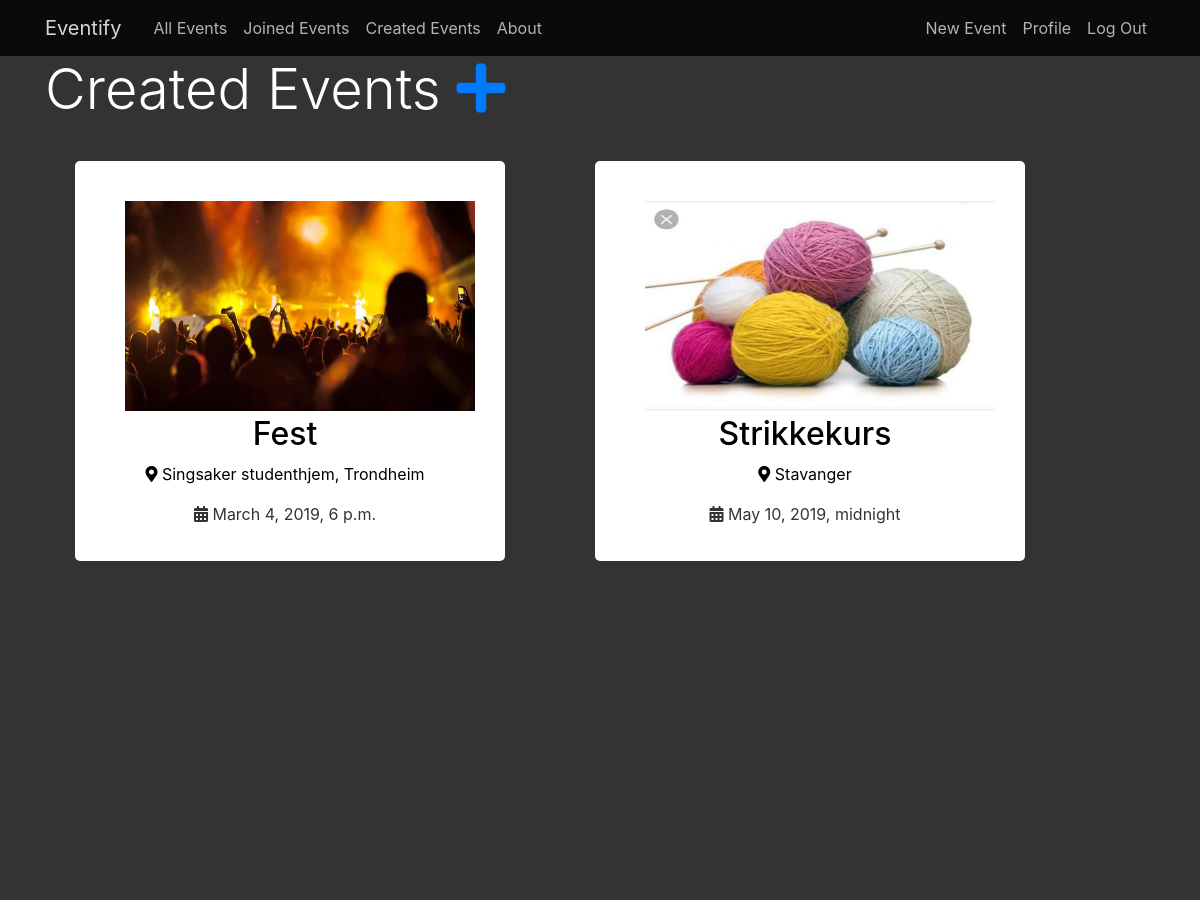
The app's page /event/created/ (signed in, upper part), older data.
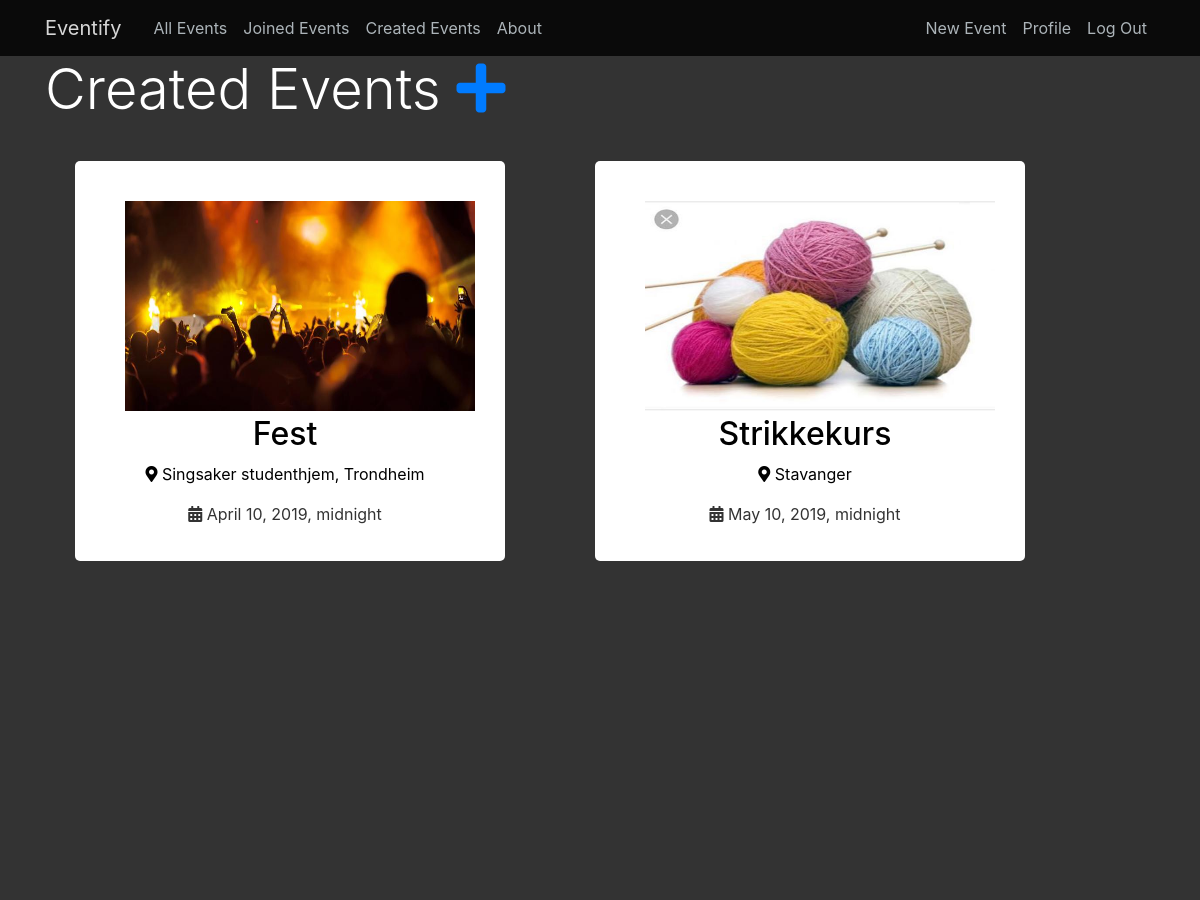
The same page, newer data.
### event/models.py (models this page shows, shortened)
class Post(models.Model):
    title = models.CharField(max_length=100)
    date_posted = models.DateTimeField(default=timezone.now)
    author = models.ForeignKey(User, on_delete=models.CASCADE, null=True)
    attendees = models.ManyToManyField(User, related_name='attendees')
    start_date = models.DateTimeField(null=True, blank=True)
    end_date = models.DateTimeField(null=True, blank=True)
    attendance_limit = models.IntegerField(null=True, default=10000, blank=True)
    location = models.CharField(max_length=100, null=True)
    content = models.TextField()
    image = models.ImageField(default="default_event.jpg", upload_to="event_images", blank=True)
    is_private = models.BooleanField(default=False)
    class Meta:
       ordering = ['start_date']

### event/views.py (the view)
# urls.py: path('event/created/', views.HtmlRender.created_events, name='created-by-user')
    def created_events(request):
        context = {
            'events': Post.objects.filter(author=request.user)
        }
        return render(request, 'event/created_events.html', context)

### event/templates/event/created_events.html
{% extends "event/base.html" %}
{% block content %}
<h1 class="display-4" style="color:white;">Created Events <a href="{% url 'event-create' %}"><i class="fa fa-plus"></i></a></h1>
                  {% if events %}
                            <div class="flex-container2">
                            {% for event in events %}
                                <div class="event-row">
                                 <article class="media content-section-allevents">
                                     <a href="{% url 'event-detail' event.id %}"><img width="390px" height="250px" src="{{ event.image.url }}" alt="" style="padding:20px"></a>
                                     <br>
                                 </article>
                                    <br>
                                    <h2><a class="article-title" href="{% url 'event-detail' event.id %}">{{ event.title }}</a></h2>
                                    <p class="article-content" style="color:black;"> <i class="fas fa-map-marker-alt"> </i> {{ event.location }}</p>
                                    <p> <i class="fas fa-calendar-alt"> </i> {{ event.start_date }}</p>
                                </div>
                            {% endfor %}
                            </div>
                {% endif %}
{% endblock %}

Row changes from the older to the newer data that the page shows:
changed Post "Fest": start_date "March 4, 2019, 6 p.m." → "April 10, 2019, midnight"
